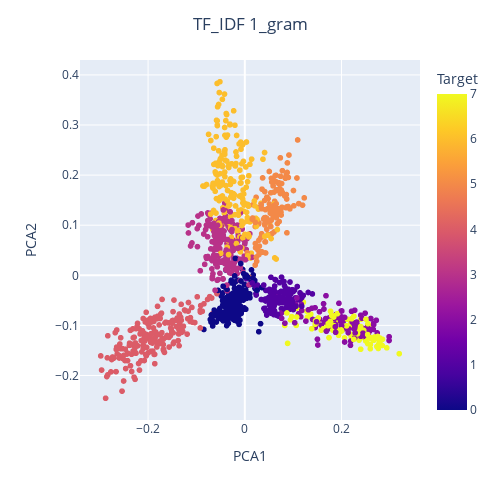

Notebook cell for this chart:
### Markdown cell above
#### After evalutaing on different evaluation parameters, our final champion Model is:
## **TF-IDF 1_gram**, **Doc2Vec** and **LDA**
#### Plotting Champion model Clusters

### Code cell
from sklearn.decomposition import PCA
print("TF-IDF 1_gram")
pca=PCA(n_components=2,)
embedding=text_embedding.copy()
key='TF_IDF 1_gram'
embedding[key]=pca.fit_transform(embedding[key])
df=pd.DataFrame({'PCA1':embedding[key][:,0],'PCA2':embedding[key][:,1],'Target':labels_for_each_transformation[key][0][6]})
fig = px.scatter(data_frame =df, x='PCA1', y='PCA2', color='Target')
fig.update_layout(title={'text':f'{key}','x':0.5},height=500,width=500)
fig.show()

### Figure 1 — Plotly figure (JSON) as saved in the notebook; plotly's stock layout.template omitted (floating-point values rounded to 4 significant figures; data arrays with more than 128 entries replaced by an {"elided": "..."} marker saying what was removed)
{"data": [{"hovertemplate": "PCA1=%{x}<br>PCA2=%{y}<br>Target=%{marker.color}<extra></extra>", "legendgroup": "", "marker": {"color": {"elided": "1254 int values"}, "coloraxis": "coloraxis", "symbol": "circle"}, "mode": "markers", "name": "", "showlegend": false, "type": "scattergl", "x": {"elided": "1254 float values"}, "xaxis": "x", "y": {"elided": "1254 float values"}, "yaxis": "y"}], "layout": {"coloraxis": {"colorbar": {"title": {"text": "Target"}}, "colorscale": [[0, "#0d0887"], [0.1111, "#46039f"], [0.2222, "#7201a8"], [0.3333, "#9c179e"], [0.4444, "#bd3786"], [0.5556, "#d8576b"], [0.6667, "#ed7953"], [0.7778, "#fb9f3a"], [0.8889, "#fdca26"], [1, "#f0f921"]]}, "height": 500, "legend": {"tracegroupgap": 0}, "margin": {"t": 60}, "title": {"text": "TF_IDF 1_gram", "x": 0.5}, "width": 500, "xaxis": {"anchor": "y", "domain": [0, 1], "title": {"text": "PCA1"}}, "yaxis": {"anchor": "x", "domain": [0, 1], "title": {"text": "PCA2"}}}}
